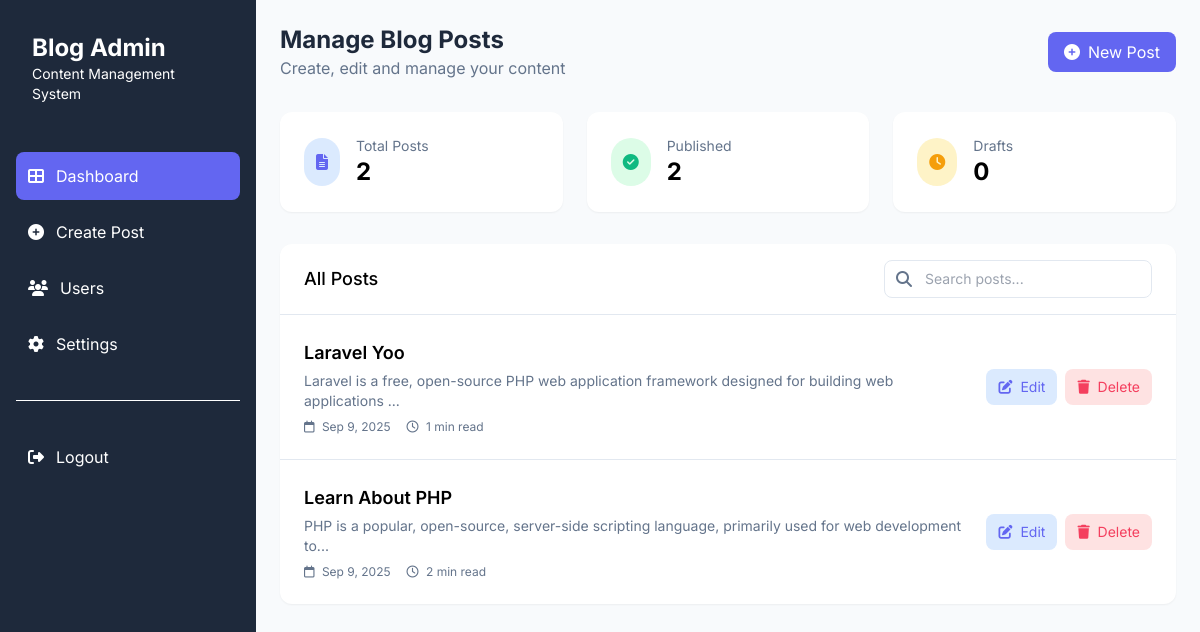
/dashboard.php (signed in), run on the app's committed database.
### tables this page shows
CREATE TABLE `posts` (
  `id` int(11) NOT NULL,
  `title` varchar(200) NOT NULL,
  `slug` varchar(200) NOT NULL,
  `content` text NOT NULL,
  `created_at` timestamp NOT NULL DEFAULT current_timestamp(),
  `updated_at` timestamp NOT NULL DEFAULT current_timestamp() ON UPDATE current_timestamp()
);

### public/dashboard.php (the view, shortened to what this page needs)
<?php
require_once "../config/db.php";
$result = mysqli_query($conn, "SELECT * FROM posts ORDER BY created_at DESC");
?>
<!DOCTYPE html>
<html lang="en">
<head>
  <script src="https://cdn.tailwindcss.com"></script>
  <link rel="stylesheet" href="https://cdnjs.cloudflare.com/ajax/libs/font-awesome/6.4.0/css/all.min.css">
</head>
<body class="min-h-screen bg-gray-50">
  <div class="flex">
    <div id="sidebar" class="sidebar w-64 bg-dark text-white min-h-screen p-4 fixed lg:relative">
      <div class="p-4 mb-8">
        <h1 class="text-2xl font-bold">Blog Admin</h1>
        <p class="text-gray-400 text-sm">Content Management System</p>
      </div>
      <nav class="mb-8">
        <ul>
          <li class="mb-2">
            <a href="#" class="flex items-center p-3 rounded-lg bg-primary text-white">
              <i class="fas fa-th-large mr-3"></i> Dashboard
            </a>
          </li>
          <li class="mb-2">
            <a href="create_post.php" class="flex items-center p-3 rounded-lg text-gray-300 hover:bg-gray-700">
              <i class="fas fa-plus-circle mr-3"></i> Create Post
            </a>
          </li>
          <li class="mb-2">
            <a href="#" class="flex items-center p-3 rounded-lg text-gray-300 hover:bg-gray-700">
              <i class="fas fa-users mr-3"></i> Users
            </a>
          </li>
          <li class="mb-2">
            <a href="#" class="flex items-center p-3 rounded-lg text-gray-300 hover:bg-gray-700">
              <i class="fas fa-cog mr-3"></i> Settings
            </a>
          </li>
        </ul>
      </nav>
      <div class="mt-auto pt-8 border-t border-gray-700">
        <a href="logout.php" class="flex items-center p-3 rounded-lg text-gray-300 hover:bg-gray-700">
          <i class="fas fa-sign-out-alt mr-3"></i> Logout
        </a>
      </div>
    </div>
    <div class="flex-1 lg:ml-0 p-6">
      <div class="max-w-6xl mx-auto">
        <div class="flex flex-col md:flex-row md:items-center md:justify-between mb-8">
          <div>
            <h2 class="text-2xl font-bold text-dark">Manage Blog Posts</h2>
            <p class="text-gray">Create, edit and manage your content</p>
          </div>
          <a href="create_post.php" class="mt-4 md:mt-0 inline-flex items-center px-4 py-2 bg-primary text-white rounded-lg hover:bg-primaryDark transition-colors">
            <i class="fas fa-plus-circle mr-2"></i> New Post
          </a>
        </div>
        <div class="grid grid-cols-1 md:grid-cols-3 gap-6 mb-8">
          <div class="bg-white rounded-xl shadow-sm p-6">
            <div class="flex items-center">
              <div class="p-3 rounded-full bg-blue-100 text-primary mr-4">
                <i class="fas fa-file-alt"></i>
              </div>
              <div>
                <p class="text-gray text-sm">Total Posts</p>
                <h3 class="text-2xl font-bold"><?= mysqli_num_rows($result) ?></h3>
              </div>
            </div>
          </div>
          <div class="bg-white rounded-xl shadow-sm p-6">
            <div class="flex items-center">
              <div class="p-3 rounded-full bg-green-100 text-success mr-4">
                <i class="fas fa-check-circle"></i>
              </div>
              <div>
                <p class="text-gray text-sm">Published</p>
                <h3 class="text-2xl font-bold"><?= mysqli_num_rows($result) ?></h3>
              </div>
            </div>
          </div>
          <div class="bg-white rounded-xl shadow-sm p-6">
            <div class="flex items-center">
              <div class="p-3 rounded-full bg-amber-100 text-amber-500 mr-4">
                <i class="fas fa-clock"></i>
              </div>
              <div>
                <p class="text-gray text-sm">Drafts</p>
                <h3 class="text-2xl font-bold">0</h3>
              </div>
            </div>
          </div>
        </div>
        <div class="bg-white rounded-xl shadow-sm overflow-hidden">
          <div class="border-b border-grayLight px-6 py-4 flex items-center justify-between">
            <h3 class="text-lg font-medium">All Posts</h3>
            <div class="relative">
              <input type="text" placeholder="Search posts..." class="pl-10 pr-4 py-2 border border-grayLight rounded-lg text-sm">
              <i class="fas fa-search absolute left-3 top-1/2 transform -translate-y-1/2 text-gray"></i>
            </div>
          </div>
          <div class="divide-y divide-grayLight">
            <?php while ($post = mysqli_fetch_assoc($result)): ?>
            <div class="dashboard-card p-6 hover:bg-gray-50">
              <div class="flex flex-col md:flex-row md:items-center justify-between">
                <div class="mb-4 md:mb-0 md:mr-6 flex-1">
                  <h4 class="font-semibold text-lg mb-1"><?= htmlspecialchars($post['title']) ?></h4>
                  <p class="text-gray text-sm mb-2"><?= substr(htmlspecialchars($post['content']), 0, 100) ?>...</p>
                  <div class="flex items-center text-xs text-gray">
                    <span class="mr-4"><i class="far fa-calendar mr-1"></i> <?= date('M j, Y', strtotime($post['created_at'])) ?></span>
                    <span><i class="far fa-clock mr-1"></i> <?= ceil(str_word_count(strip_tags($post['content'])) / 200) ?> min read</span>
                  </div>
                </div>
                <div class="flex space-x-2">
                  <a href="edit_post.php?id=<?= $post['id'] ?>" class="px-3 py-2 bg-blue-100 text-primary rounded-lg text-sm hover:bg-blue-200 transition-colors">
                    <i class="fas fa-edit mr-1"></i> Edit
                  </a>
                  <button onclick="confirmDelete('delete_post.php?id=<?= $post['id'] ?>')" class="px-3 py-2 bg-red-100 text-secondary rounded-lg text-sm hover:bg-red-200 transition-colors">
                    <i class="fas fa-trash mr-1"></i> Delete
                  </button>
                </div>
              </div>
            </div>
            <?php endwhile; ?>
          </div>
        </div>
      </div>
    </div>
  </div>
</body>
</html>

### public/dashboard.php (style rules this page uses)
body { font-family: 'Inter', sans-serif; background-color: #f8fafc; }
.dashboard-card { transition: all 0.3s ease; }
.sidebar { transition: all 0.3s ease; }

### data on the page
posts: title "Laravel Yoo", content "Laravel is a free, open-source PHP web application framework designed for building web applications", created_at "Sep 9, 2025", ceil(str_word_count(strip_tags($post['content']))/200) "1"
posts: title "Learn About PHP", content "PHP is a popular, open-source, server-side scripting language, primarily used for web development to", created_at "Sep 9, 2025", ceil(str_word_count(strip_tags($post['content']))/200) "2"

### other printed values
mysqli_num_rows($result) "2"
